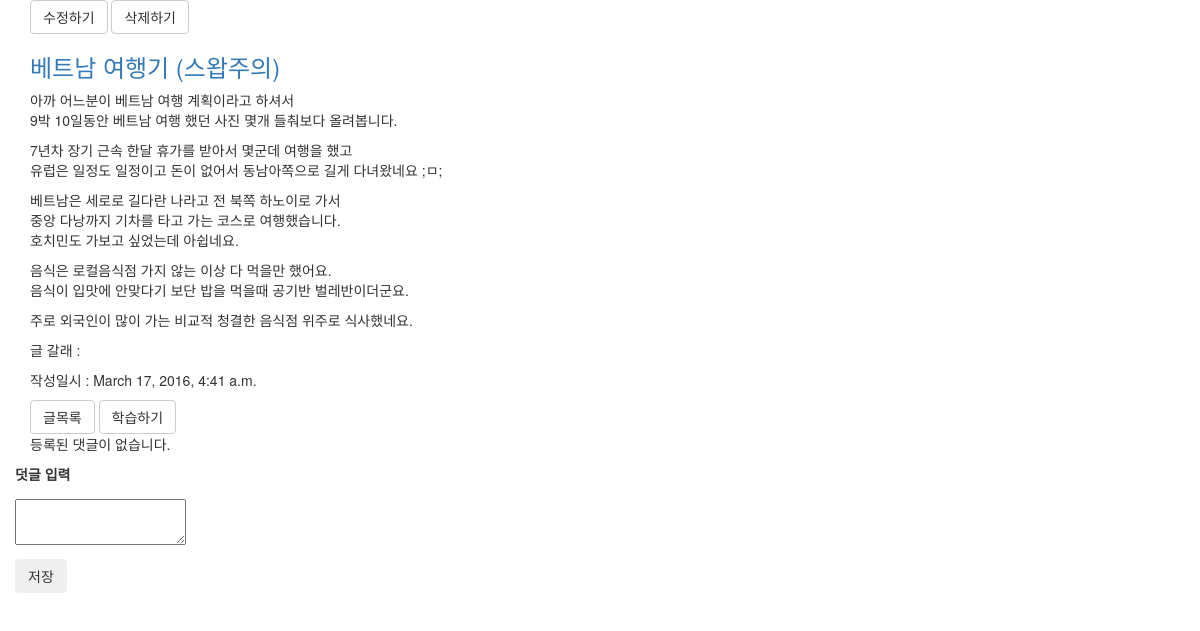
The page /post/122/ on the database its author committed.
### blog/models.py (models this page shows, shortened)
class Post(models.Model):
    user = models.ForeignKey(settings.AUTH_USER_MODEL)
    title = models.CharField(max_length=40)
    content = models.TextField()
    created_at = models.DateTimeField(auto_now_add=True)
    updated_at = models.DateTimeField(auto_now=True)
    tags = models.ManyToManyField('Tag', blank=True)
    categories = models.ForeignKey('Category', default=1)
    senti = models.SmallIntegerField(choices=((1, 'positive'),
                                              (0, 'neutral'),
                                              (-1, 'negative')),
                                     default=0)

### blog/views.py (the view)
# urls.py: url(r'^post/(?P<pk>[0-9]+)/$', blog_views.view_post, name='view_post'),
def view_post(request, pk):
    the_post = get_object_or_404(Post, pk=pk)
    the_comment = Comment.objects.filter(post=the_post)
    mecab = Mecab()
    morph = mecab.pos(the_post.content)
    the_morph = ' '.join(str(e) for e in morph)
    if request.method == 'GET':
        pass
    elif request.method =='POST':
        new_comment = Comment()
        new_comment.content = request.POST.get('content')
        new_comment.post = the_post
        new_comment.save()
    return render(request, 'view_post.html',{
        'post' : the_post,
        'comments' : the_comment,
        'morph' : the_morph,
    })

### blog/templates/view_post.html (shortened to what this page needs)
<!DOCTYPE html>
{% extends 'blog_layout.html' %}
{% load bootstrap3 %}
{% block content %}
    <a class="btn btn-default" href="{% url 'edit_post' pk=post.pk %}">수정하기</a>
    <a class="btn btn-default" href="{% url 'delete_post' pk=post.pk %}">삭제하기</a>
    <div class="post_container">
        <h3><a href="/post/{{ post.pk }}/">{{ post.title }}</a></h3>
        <div class="post_content">
                {{ post.content|linebreaks }}
        </div>
        <div>
            <p>글 갈래 : {{ post.category.name }}</p>
            <p>작성일시 : {{ post.created_at }}</p>
        </div>
    <a class="btn btn-default" href="/">글목록</a>
    <a class="btn btn-default" href="/post/{{ post.pk }}/learning/">학습하기</a>
    {% for comment in comments %}
        <div class = "comment">
            <div class="date">{{ comment.created_at }}</div>
            <span>{{ comment.content|linebreaks }}</span>
        </div>
        <a class="btn btn-default" href="{% url 'delete_comment' pk=comment.pk %}">삭제</a>
    {% empty %}
        <p>등록된 댓글이 없습니다.</p>
    {% endfor %}
    </div>
    <form method="POST" action="" class="form-horizontal">
    <div class="form-group form-group-sm">
        <p>
            <label>덧글 입력</label>
        </p>
        <p>
            <textarea name="content"></textarea>
        </p>
        <p>
            {% bootstrap_button "저장" button_type="submit" button_class="btn_primary" %}
        </p>
    </div>
    </form>
{%  endblock %}

### rows shown on the page
Post: title "베트남 여행기 (스왑주의)", content "아까 어느분이 베트남 여행 계획이라고 하셔서 9박 10일동안 베트남 여행 했던 사진 몇개 들춰보다 올려봅니다. 7년차 장기 근속 한달 휴가를 받아서 몇군데 여행을 했고 유럽은 일정도 일정이고 돈이 없어서 동남아쪽으로 길게 다녀왔네요 ;ㅁ; 베트남은 세로로 길다란 나라고 전 북쪽 하노이로 가서 중앙 다낭까지 기차를 타고 가는 코스로 여행했습니다. 호치민도 가보고 싶었는데 아쉽네요. 음식은 로컬음식점 가지 않는 이상 다 먹을만 했어요. 음식이 입맛에 안맞다기 보단 밥을 먹을때 공기반 벌레반이더군요. 주로 외국인이 많이 가는 비교적 청결한 음식점 위주로 식사했네요.", created_at "March 17, 2016, 4:41 a.m."
